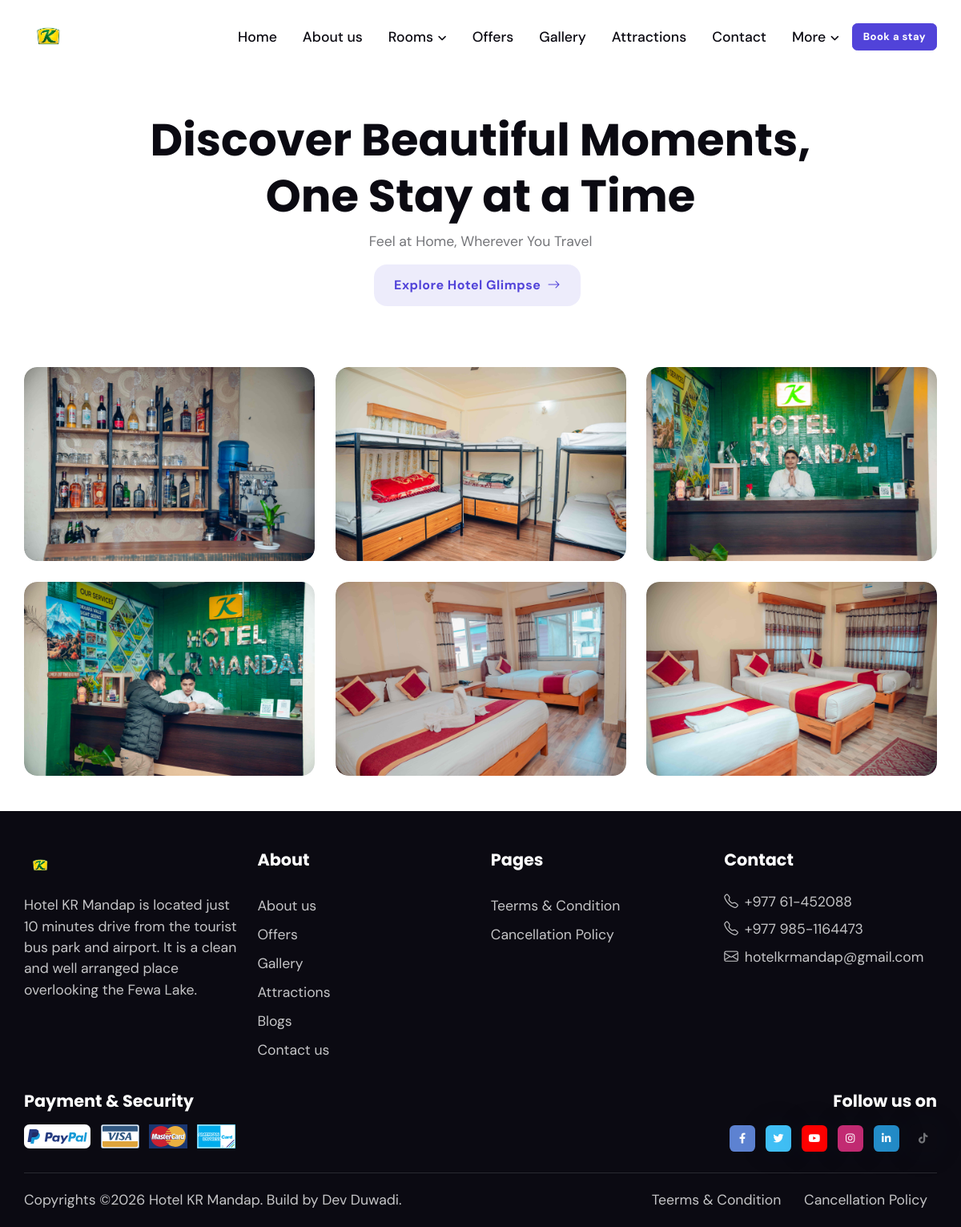
The page /gallery on the database its author committed.
### settings/models.py (models this page shows, shortened)
class Logo(models.Model):
    name = models.CharField(max_length=255)
    logo = models.ImageField(
        upload_to='images', default='', blank=True, null=True)
    created_at = models.DateTimeField(auto_now_add=True)
    updated_at = models.DateTimeField(auto_now=True)
    class Meta:
        verbose_name = 'Logo'
        verbose_name_plural = 'Logo'

class SiteInfo(models.Model):
    name = models.CharField(max_length=255, null=True, blank=True)
    phone = models.CharField(max_length=100, null=True, blank=True)
    mobile = models.CharField(max_length=100, null=True, blank=True)
    email = models.EmailField(max_length=100, null=True, blank=True)
    secondary_email = models.EmailField(max_length=255, null=True, blank=True)
    address = models.CharField(max_length=100)
    short_description = models.TextField(max_length=255, blank=True, null=True)
    created_at = models.DateTimeField(auto_now_add=True)
    updated_at = models.DateTimeField(auto_now=True)
    class Meta:
        verbose_name = 'Office Information'
        verbose_name_plural = 'Office Information'

### gallery/models.py (models this page shows, shortened)
class Gallery(models.Model):
    title = models.CharField(max_length=255)
    image = models.ImageField(upload_to='gallery')
    ordering = models.IntegerField(null=True, blank=True)
    created_at = models.DateTimeField(auto_now_add=True)
    updated_at = models.DateTimeField(auto_now=True)
    class Meta:
        verbose_name = 'Gallery'
        verbose_name_plural = 'Gallery'

### page/models.py (models this page shows, shortened)
class Page(models.Model):
    title = models.CharField(max_length=255)
    slug = models.SlugField(max_length=255, unique=True, null=True, blank=True)
    description = CKEditor5Field(config_name='extends')
    is_active = models.BooleanField(default=True)
    created_at = models.DateTimeField(auto_now_add=True)
    updated_at = models.DateTimeField(auto_now=True)
    class Meta:
        verbose_name = 'Page'
        verbose_name_plural = 'Pages'

### core/views.py (the view)
# urls.py: path('gallery', views.gallery, name="gallery"),
def gallery(request):
    images=Gallery.objects.all().order_by('ordering')
    context={
        'images':images
        }
    return render(request, 'gallery.html',context)

### templates/gallery.html (shortened to what this page needs)
{% extends "base.html" %} {% load static %} {% block content %}
<section class="pt-4 pt-sm-5">
  <div class="container pb-6">
    <div class="row">
      <div class="col-lg-9 text-center mx-auto">
        <h1>
         Discover Beautiful Moments, One Stay at a Time
        </h1>
        <p class="mb-3">
          Feel at Home, Wherever You Travel
        </p>
        <a href="#" class="btn btn-lg btn-primary-soft me-2 mb-0"
          >Explore Hotel Glimpse<i class="bi bi-arrow-right ms-2"></i
        ></a>
      </div>
    </div>
  </div>
  <div class="container overflow-hidden">
    <div class="row">
      <div class="card bg-transparent">
        <div class="card-body px-0 pb-0">
          <div class="row g-4">
            {% for gallery in images %}
            <div class="col-md-4">
              <a
                class="w-100 h-100"
                data-glightbox
                data-gallery="gallery"
                href="{{ gallery.image.url }}"
              >
                <div
                  class="card card-element-hover card-overlay-hover overflow-hidden"
                >
                  <img
                    src="{{ gallery.image.url }}"
                    class="card-img"
                    alt="{{ gallery.title }}"
                    loading="lazy"
                  />
                </div>
              </a>
            </div>
            {% endfor %}
          </div>
        </div>
      </div>
    </div>
  </div>
</section>
{% endblock content %}

### templates/base.html (shortened to what this page needs)
{% load static %}
<!doctype html>
<html lang="en">
  <head>
    <link
      rel="stylesheet"
      type="text/css"
      href="{% static 'assets/vendor/font-awesome/css/all.min.css' %}"
    />
    <link rel="stylesheet" type="text/css" href="{% static 'assets/vendor/splide-master/dist-old/css/splide.min.css' %}">
    <link
      rel="stylesheet"
      type="text/css"
      href="{% static 'assets/vendor/bootstrap-icons/bootstrap-icons.css' %}"
    />
    <link
      rel="stylesheet"
      type="text/css"
      href="{% static 'assets/vendor/tiny-slider/tiny-slider.css' %}"
    />
    <link
      rel="stylesheet"
      type="text/css"
      href="{% static 'assets/vendor/glightbox/css/glightbox.css' %}"
    />
    <link
      rel="stylesheet"
      type="text/css"
      href="{% static 'assets/vendor/flatpickr/css/flatpickr.min.css' %}"
    />
    <link
      rel="stylesheet"
      type="text/css"
      href="{% static 'assets/vendor/choices/css/choices.min.css' %}"
    />
    <link
      rel="stylesheet"
      type="text/css"
      href="{% static 'assets/css/style.css' %}"
    />
  </head>
  <body>
    <header class="navbar-light py-3">
      <nav class="navbar navbar-expand-lg">
        <div class="container d-block">
          <div class="row align-items-center">
            <div class="col-2">
              <a class="navbar-brand" href="/">
                <img
                  class="light-mode-item navbar-brand-item d-inline h-40px h-md-60px"
                  src="{{ logo.logo.url }}"
                  alt="{{ logo.title }}"
                />
              </a>
            </div>
            <div class="col-10">
              <div class="d-sm-flex align-items-center justify-content-end">
                <div class="navbar-collapse collapse" id="navbarCollapse">
                  <ul class="navbar-nav navbar-nav-scroll ms-auto">
                    <li class="nav-item">
                      <a class="nav-link" href="/">Home</a>
                    </li>
                    <li class="nav-item">
                      <a class="nav-link" href="{% url 'about' %}">About us</a>
                    </li>
                    <li class="nav-item dropdown">
                      <a
                        class="nav-link dropdown-toggle"
                        href="{% url 'rooms' %}"
                        id="pagesFacilities"
                        data-bs-toggle="dropdown"
                        aria-haspopup="true"
                        aria-expanded="false"
                        >Rooms</a
                      >
                    </li>
                    <li class="nav-item">
                      <a class="nav-link" href="{% url 'offer' %}">Offers</a>
                    </li>
                    <li class="nav-item">
                      <a class="nav-link" href="{% url 'gallery'%}">Gallery</a>
                    </li>
                    <li class="nav-item">
                      <a class="nav-link" href="{% url 'attraction'%}"
                        >Attractions</a
                      >
                    </li>
                    <li class="nav-item">
                      <a class="nav-link" href="{% url 'contact' %}">Contact</a>
                    </li>
                    <li class="nav-item dropdown">
                      <a
                        class="nav-link dropdown-toggle"
                        href="#"
                        id="pagesFacilities"
                        data-bs-toggle="dropdown"
                        aria-haspopup="true"
                        aria-expanded="false"
                        >More</a
                      >
                    </li>
                  </ul>
                </div>
                <div class="d-flex align-items-center justify-content-end">
                  <div class="nav-item dropdown form-control-bg-light">
                    <a
                      class="btn btn-sm btn-primary mb-0"
                      href="#"
                      role="button"
                      data-bs-toggle="dropdown"
                      aria-expanded="false"
                      data-bs-auto-close="outside"
                    >
                      Book a stay
                    </a>
                  </div>
                </div>
              </div>
            </div>
          </div>
        </div>
      </nav>
    </header>
    {% block content %} {% endblock %}
    <footer class="bg-dark pt-5">
      <div class="container">
        <div class="row g-4">
          <div class="col-6 col-lg-3">
            <a href="index.html">
              <img
                class="h-40px"
                src="{{ logo.logo.url }}"
                alt="{{ logo.title }}"
              />
            </a>
            <p class="my-3 text-body-secondary">
              {{ site_info.short_description}}
            </p>
          </div>
          <div class="col-6 col-lg-3">
            <h5 class="text-white mb-2 mb-md-4">About</h5>
            <ul class="nav flex-column text-primary-hover">
              <li class="nav-item">
                <a class="nav-link text-body-secondary" href="{% url 'about'%}"
                  >About us</a
                >
              </li>
              <li class="nav-item">
                <a class="nav-link text-body-secondary" href="{% url 'offer' %}"
                  >Offers</a
                >
              </li>
              <li class="nav-item">
                <a
                  class="nav-link text-body-secondary"
                  href="{% url 'gallery'%}"
                  >Gallery</a
                >
              </li>
              <li class="nav-item">
                <a
                  class="nav-link text-body-secondary"
                  href="{% url 'attraction'%}"
                  >Attractions</a
                >
              </li>
              <li class="nav-item">
                <a class="nav-link text-body-secondary" href="{% url 'blog'%}"
                  >Blogs</a
                >
              </li>
              <li class="nav-item">
                <a
                  class="nav-link text-body-secondary"
                  href="{% url 'contact' %}"
                  >Contact us</a
                >
              </li>
            </ul>
          </div>
          <div class="col-6 col-lg-3">
            <h5 class="text-white mb-2 mb-md-4">Pages</h5>
            <ul class="nav flex-column text-primary-hover">
              {% for page in pages %}
              <li class="nav-item">
                <a
                  class="nav-link text-body-secondary"
                  href="{% url 'page-detail' page.slug %}"
                  >{{ page.title }}</a
                >
              </li>
              {% endfor %}
            </ul>
          </div>
          <div class="col-6 col-lg-3">
            <h5 class="text-white mb-2 mb-md-4">Contact</h5>
            <ul class="nav flex-column text-primary-hover">
              <li class="nav-item">
                <p class="mb-2">
                  <a href="#" class="text-body-secondary text-primary-hover">
                    <i class="bi bi-telephone me-2"></i>{{ site_info.phone }}
                  </a>
                </p>
              </li>
              <li class="nav-item">
                <p class="mb-2">
                  <a href="#" class="text-body-secondary text-primary-hover">
                    <i class="bi bi-telephone me-2"></i>{{ site_info.mobile }}
                  </a>
                </p>
              </li>
              <li class="nav-item">
                <p class="mb-0">
                  <a href="#" class="text-body-secondary text-primary-hover">
                    <i class="bi bi-envelope me-2"></i>{{ site_info.email }}
                  </a>
                </p>
              </li>
            </ul>
          </div>
        </div>
        <div class="row g-4 justify-content-between mt-0 mt-md-2">
          <div class="col-sm-7 col-md-6 col-lg-4">
            <h5 class="text-white mb-2">Payment & Security</h5>
            <ul class="list-inline mb-0 mt-3">
              <li class="list-inline-item">
                <a href="#"
                  ><img
                    src="{% static 'assets/images/element/paypal.svg' %}"
                    class="h-30px"
                    alt=""
                /></a>
              </li>
              <li class="list-inline-item">
                <a href="#"
                  ><img
                    src="{% static 'assets/images/element/visa.svg' %}"
                    class="h-30px"
                    alt=""
                /></a>
              </li>
              <li class="list-inline-item">
                <a href="#"
                  ><img
                    src="{% static 'assets/images/element/mastercard.svg' %}"
                    class="h-30px"
                    alt=""
                /></a>
              </li>
              <li class="list-inline-item">
                <a href="#"
                  ><img
                    src="{% static 'assets/images/element/expresscard.svg' %}"
                    class="h-30px"
                    alt=""
                /></a>
              </li>
            </ul>
          </div>
          <div class="col-sm-5 col-md-6 col-lg-3 text-sm-end">
            <h5 class="text-white mb-2">Follow us on</h5>
            <ul class="list-inline mb-0 mt-3">
              {% if social_links.facebook_link %}
              <li class="list-inline-item">
                <a
                  class="btn btn-sm px-2 bg-facebook mb-0"
                  href="{{ social_links.facebook_link}}"
                  target="_blank"
                  ><i class="fab fa-fw fa-facebook-f"></i
                ></a>
              </li>
              {% endif %} {% if social_links.twitter_link %}
              <li class="list-inline-item">
                <a
                  class="btn btn-sm shadow px-2 bg-twitter mb-0"
                  href="{{ social_links.twitter_link}}"
                  target="_blank"
                  ><i class="fab fa-fw fa-twitter"></i
                ></a>
              </li>
              {% endif %} {% if social_links.youtube_link %}
              <li class="list-inline-item">
                <a
                  class="btn btn-sm shadow px-2 bg-youtube mb-0"
                  href="{{ social_links.youtube_link}}"
                  target="_blank"
                  ><i class="fab fa-fw fa-youtube"></i
                ></a>
              </li>
              {% endif %} {% if social_links.instagram_link %}
              <li class="list-inline-item">
                <a
                  class="btn btn-sm shadow px-2 bg-instagram mb-0"
                  href="{{ social_links.instagram_link}}"
                  target="_blank"
                  ><i class="fab fa-fw fa-instagram"></i
                ></a>
              </li>
              {% endif %} {% if social_links.linkedin_link %}
              <li class="list-inline-item">
                <a
                  class="btn btn-sm shadow px-2 bg-linkedin mb-0"
                  href="{{ social_links.linkedin_link}}"
                  target="_blank"
                  ><i class="fab fa-fw fa-linkedin-in"></i
                ></a>
              </li>
              {% endif %} {% if social_links.tiktok_link %}
              <li class="list-inline-item">
                <a
                  class="btn btn-sm shadow px-2 bg-tiktok mb-0"
                  href="{{ social_links.tiktok_link}}"
                  target="_blank"
                  ><i class="fab fa-fw fa-tiktok"></i
                ></a>
              </li>
              {% endif %}
            </ul>
          </div>
        </div>
        <hr class="mt-4 mb-0" />
        <div class="row">
          <div class="container">
            <div
              class="d-lg-flex justify-content-between align-items-center py-3 text-center text-lg-start"
            >
              <div class="text-body-secondary text-primary-hover">
                Copyrights ©{% now 'Y'%} Hotel KR Mandap. Build by
                <a href="#" class="text-body-secondary">Dev Duwadi</a>.
              </div>
              <div class="nav mt-2 mt-lg-0">
                <ul class="list-inline text-primary-hover mx-auto mb-0">
                  {% for page in pages %}
                  <li class="list-inline-item me-0">
                    <a
                      class="nav-link text-body-secondary py-1"
                      href="{% url 'page-detail' page.slug %}"
                      >{{ page.title }}</a
                    >
                  </li>
                  {% endfor %}
                </ul>
              </div>
            </div>
          </div>
        </div>
      </div>
    </footer>
  </body>
</html>

### rows shown on the page
Logo: logo (picture)
Gallery: image (picture)
Gallery: image (picture)
Gallery: image (picture)
Gallery: image (picture)
Gallery: image (picture)
Gallery: image (picture)
SiteInfo: short_description "Hotel KR Mandap is located just 10 minutes drive from the tourist bus park and airport. It is a clean and well arranged place overlooking the Fewa Lake.", phone "+977 61-452088", mobile "+977 985-1164473", email "hotelkrmandap@gmail.com"
Page: title "Teerms & Condition"
Page: title "Cancellation Policy"
